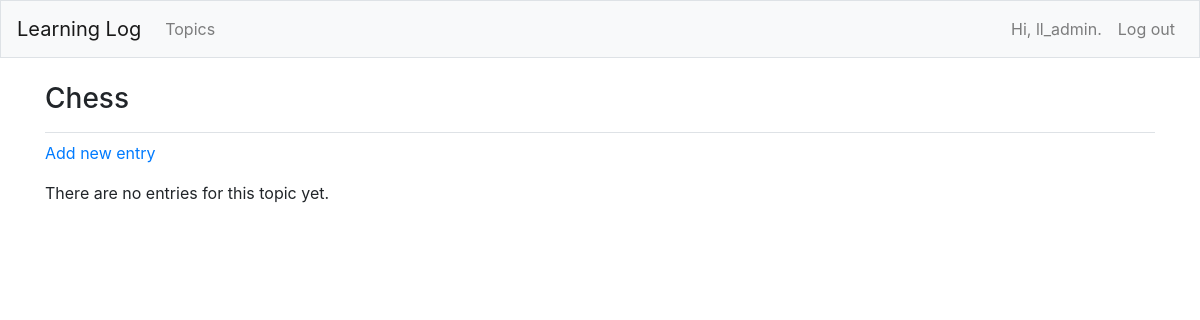
Page /topics/1/ (signed in) on the earlier database version.
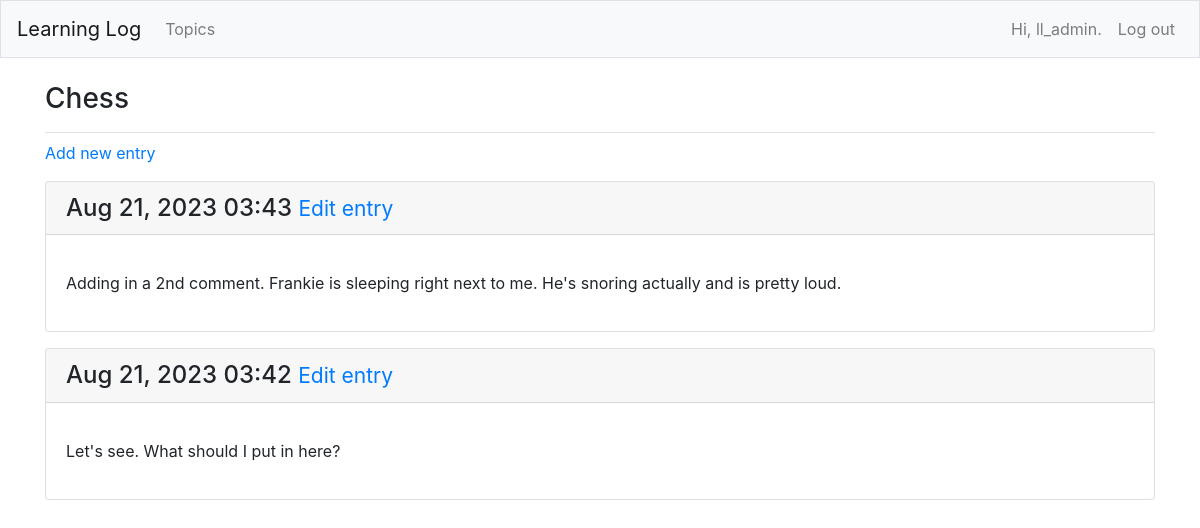
Same page on the later database version.
### learning_logs/models.py (models this page shows, shortened)
class Topic(models.Model):
    text = models.CharField(max_length=200)
    date_added = models.DateTimeField(auto_now_add=True)
    owner = models.ForeignKey(User, on_delete = models.CASCADE) # this is a foreign key to the User model in django.contrib.auth.models
    def __str__(self):
        return self.text

class Entry(models.Model):
    topic = models.ForeignKey(Topic, on_delete=models.CASCADE)
    text = models.TextField()
    date_added = models.DateTimeField(auto_now_add=True)
    class Meta:
        verbose_name_plural = 'entries'

### learning_logs/views.py (the view)
# urls.py: path('topics/<int:topic_id>/', views.topic, name='topic'),
@login_required
def topic(request, topic_id):
    topic = Topic.objects.get(id=topic_id)
    entries = topic.entry_set.order_by('-date_added') # the minus sign sorts in reverse order
    context = {'topic': topic, 'entries': entries}
    return render(request, 'learning_logs/topic.html', context)

### learning_logs/templates/learning_logs/topic.html
{% extends "learning_logs/base.html" %}
{% block page_header %}
<h3>{{ topic }}</h3>
{% endblock page_header %}
{% block content %}
<p>
    <a href="{% url 'learning_logs:new_entry' topic.id %}">Add new entry</a>
</p>
{% for entry in entries %}
<div class="card mb-3">
    <h4 class="card-header">{{ entry.date_added|date:'M d, Y H:i' }}
        <small><a href="{% url 'learning_logs:edit_entry' entry.id %}">Edit entry</a></small>
    </h4>
    <div class="card-body">
        <p class="card-text">{{ entry.text|linebreaks }}</p>
    </div>
</div>
{% empty %}
<p>There are no entries for this topic yet.</p>
{% endfor %}
{% endblock content %}

### learning_logs/templates/learning_logs/base.html (shortened to what this page needs)
{% load bootstrap4 %}
<!DOCTYPE html>
<html lang="en">
<head>
    {% bootstrap_css %}
</head>
<body>
    <nav class="navbar navbar-expand-md navbar-light bg-light mb-4 border">
        <a class="navbar-brand" href="{% url 'learning_logs:index' %}">Learning Log</a>
        <div class="collapse navbar-collapse" id="navbarCollapse">
            <ul class="navbar-nav mr-auto">
                <li class="nav-item">
                    <a class="nav-link" href="{% url 'learning_logs:topics' %}">Topics</a>
                </li>
            </ul>
            <ul class="navbar-nav ml-auto">
                {% if user.is_authenticated %}
                <li class="nav-item">
                    <a class="nav-link" href="#">Hi, {{ user.username }}.</a>
                </li>
                <li class="nav-item">
                    <a class="nav-link" href="{% url 'users:logout' %}">Log out</a>
                </li>
                {% endif %}
            </ul>
        </div>
    </nav>
    <main role="main" class="container">
        <div class="pb-2 mb-2 border-bottom">
            {% block page_header %}{% endblock page_header %}
        </div>
        <div>
            {% block content %}
            {% endblock content %}
        </div>
    </main>
</body>
</html>

Differences in the rows shown:
added Entry: date_added "Aug 21, 2023 03:43", text "Adding in a 2nd comment. Frankie is sleeping right next to me. He's snoring actually and is pretty loud."
added Entry: date_added "Aug 21, 2023 03:42", text "Let's see. What should I put in here?"
Other differences:
text no longer shown: "There are no entries for this topic yet."
